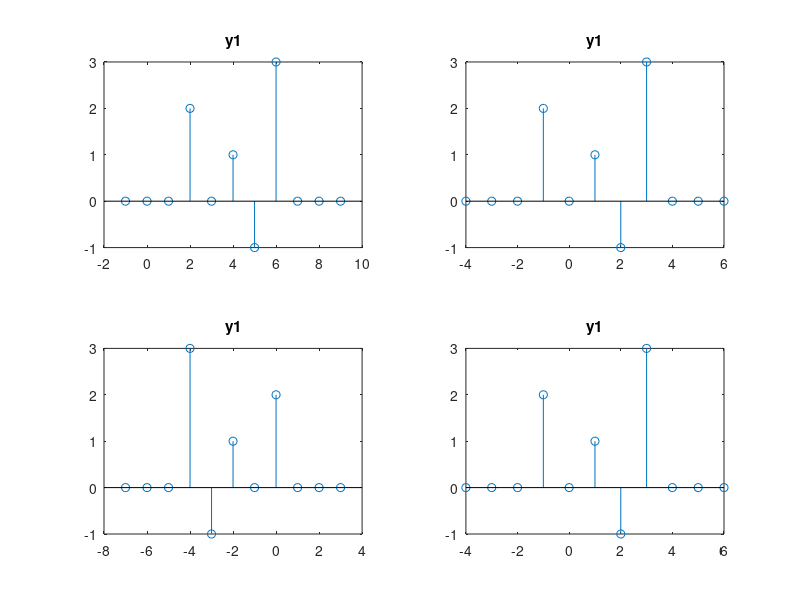

Source code (MATLAB):
m=[-3:1:7];
x=[zeros(1,3) 2 0 1 -1 3 zeros(1,3)];
subplot(2,2,1);
stem(m+2,x),title('y1');
subplot(2,2,2);
stem(m-1,x),title('y1');
subplot(2,2,3);
stem(-m,x),title('y1');
subplot(2,2,4);
stem(m-1,x),title('y1');
